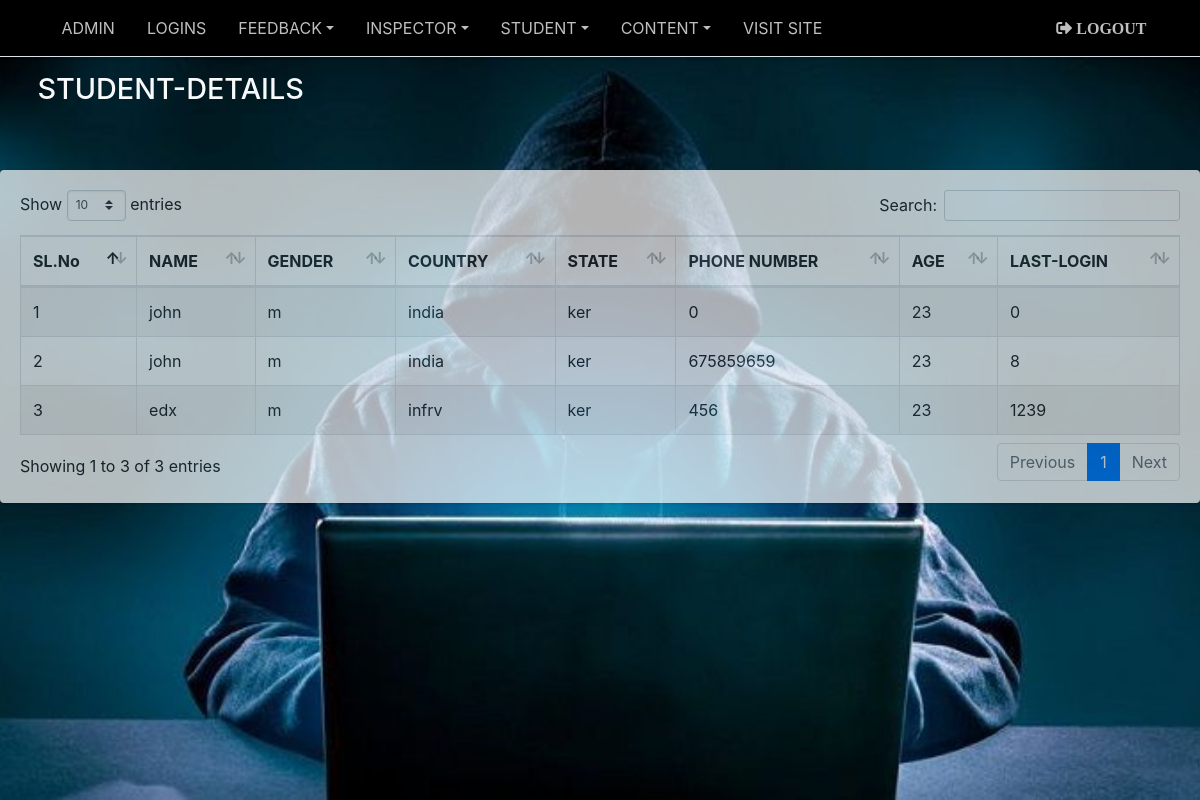
/ADMIN/std_reg.php, run on an earlier commit of the app's database.
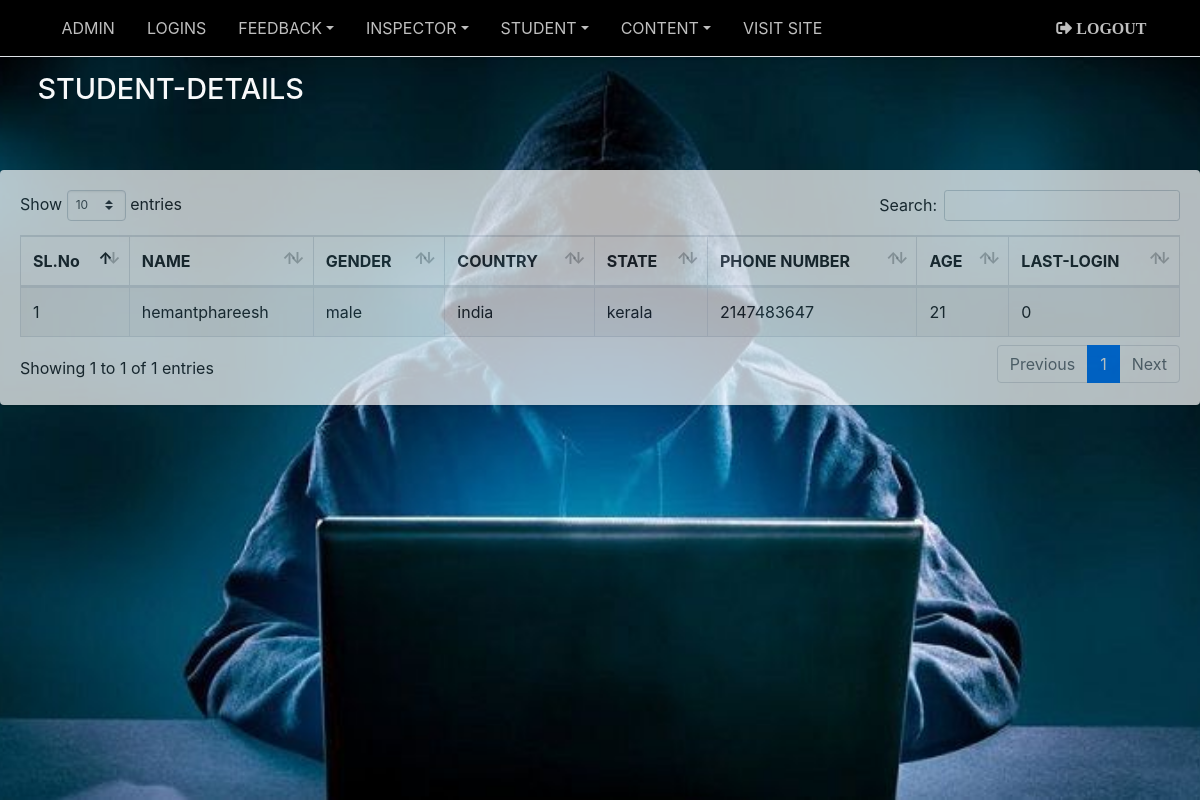
And on a later commit of the database.
### tables this page shows
CREATE TABLE `student_details` (
  `student_id` int(11) NOT NULL,
  `login_id` int(11) NOT NULL,
  `name` varchar(15) NOT NULL,
  `gender` varchar(10) NOT NULL,
  `country` varchar(15) NOT NULL,
  `state` varchar(15) NOT NULL,
  `phone_number` int(11) NOT NULL,
  `age` int(11) NOT NULL,
  `last_login` int(11) NOT NULL
);

### ADMIN/std_reg.php (the view)
<?php include 'connection.php';
$reg=mysqli_query($connection,"SELECT * FROM `student_details` order by student_id");
?>
<?php include 'includes/header.php'?>
                      <h1 class="m-0 text-light"> STUDENT-DETAILS</h1>
                    </div>
                </div>
              </div>
          </div>
            <div class="card">
                <form method="post" enctype="multipart/form-data" >
                  <div class="card-body">
                      <div class="table-responsive-sm">
                          <table id="example1" class="table table-bordered table-striped">
                            <thead>
                              <tr>
                                <th>SL.No</th>
                                <th>NAME</th>
                                <th>GENDER</th>
                                <th>COUNTRY</th>
                                <th>STATE</th>
                                <th>PHONE NUMBER</th>
                                <th>AGE</th>
                                <th>LAST-LOGIN</th>
                              </tr>
                            </thead>
                            <tbody>
                              <?php $count=0;
                                while($row_data=mysqli_fetch_assoc($reg))
                                { $count++; ?>
                              <tr>
                                  <td><?php echo $count; ?></td>
                                  <td><?php echo $row_data['name']; ?></td>
                                  <td><?php echo $row_data['gender']; ?></td>
                                  <td><?php echo $row_data['country']; ?></td>
                                  <td><?php echo $row_data['state']; ?></td>
                                  <td><?php echo $row_data['phone_number']; ?></td>
                                  <td><?php echo $row_data['age']; ?></td>
                                  <td><?php echo $row_data['last_login']; ?></td>
                              </tr>
                              <?php } ?>
                            </tbody>
                          </table>
                    </div>
                  </div>
                </form>
                </div>
    <?php include'includes/footer.php' ?>

### ADMIN/includes/header.php (shortened to what this page needs)
<!DOCTYPE html>
<html lang="en">
	<head>
  		<link rel="stylesheet" href="plugins/fontawesome-free/css/all.min.css">
  		<link rel="stylesheet" href="dist/css/adminlte.min.css">
  		<link rel="stylesheet" href="dist/css/css.css">
  		<link rel="stylesheet" href="plugins/datatables-bs4/css/dataTables.bootstrap4.css">
	</head>
  <body class="hold-transition layout-top-nav">
    <div class="wrapper">
         <?php include 'nav.php' ?>
        <div class="content-wrapper">
          <div class="content-header">
              <div class="container">
                <div class="row mb-5">
                    <div class="col-sm-6">

### ADMIN/nav.php (shortened to what this page needs)
<nav class="main-header navbar navbar-expand-sm navbar-dark navbar-light">
    <div class="container">
      	<div class="collapse navbar-collapse order-3" id="navbarCollapse">
        	<ul class="navbar-nav">
          		<li class="nav-item"><a href="index.php" class="nav-link">ADMIN</a></li>
          		<li class="nav-item"><a href="login_details.php" class="nav-link">LOGINS</a></li>
          		<li class="nav-item dropdown"><a id="dropdownSubMenu1" href="#" data-toggle="dropdown"
                aria-haspopup="true" aria-expanded="false" class="nav-link dropdown-toggle">FEEDBACK</a>
              </li>
          		<li class="nav-item dropdown"><a id="dropdownSubMenu1" href="#" data-toggle="dropdown"
          			aria-haspopup="true" aria-expanded="false" class="nav-link dropdown-toggle">INSPECTOR</a>
          		</li>
           		<li class="nav-item dropdown"><a id="dropdownSubMenu1" href="#" data-toggle="dropdown"
           			aria-haspopup="true" aria-expanded="false" class="nav-link dropdown-toggle">STUDENT</a>
          		</li>
            	<li class="nav-item dropdown">
            		<a id="dropdownSubMenu1" href="#" data-toggle="dropdown" aria-haspopup="true" aria-expanded="false" class="nav-link dropdown-toggle">CONTENT</a>
          		</li>
          		<li class="nav-item">
            		<a href="../index.php" class="nav-link">VISIT SITE</a>
          		</li>
            </ul>
      		<ul class="order-1 order-md-4 navbar-nav navbar-expand ml-auto">
        		<li class="nav-item">
        			<a href="logout.php" class="nav-link"><i class="fas fa-sign-out-alt">   LOGOUT</i></a>
        		</li>
      		</ul>
    	</div>
  	</div>
</nav>

### ADMIN/includes/footer.php (shortened to what this page needs)
        </div>
		</div>
	</body>
</html>

### ADMIN/includes/header.php (style rules this page uses)
.content-wrapper { background-image: url('img/hacker.jpg'); background-position: center center; background-repeat: no-repeat; background-attachment: fixed; background-size: cover; }
.card { opacity: 0.7; }

### ADMIN/nav.php (style rules this page uses)
.navbar-dark { background-color: black; }
.navbar { flex-wrap: wrap; }

What changed in the data, as far as the page shows it:
removed student_details: name "john", gender "m", country "india", state "ker", phone_number "0", age "23", last_login "0"
removed student_details: name "john", gender "m", country "india", state "ker", phone_number "675859659", age "23", last_login "8"
removed student_details: name "edx", gender "m", country "infrv", state "ker", phone_number "456", age "23", last_login "1239"
added student_details: name "hemantphareesh", gender "male", country "india", state "kerala", phone_number "2147483647", age "21", last_login "0"
Also different on the page:
text written by a page script: "Show entries Search: Showing 1 to 3 of 3 entries Previous 1 Next" → "Show entries Search: Showing 1 to 1 of 1 entries Previous 1 Next"
